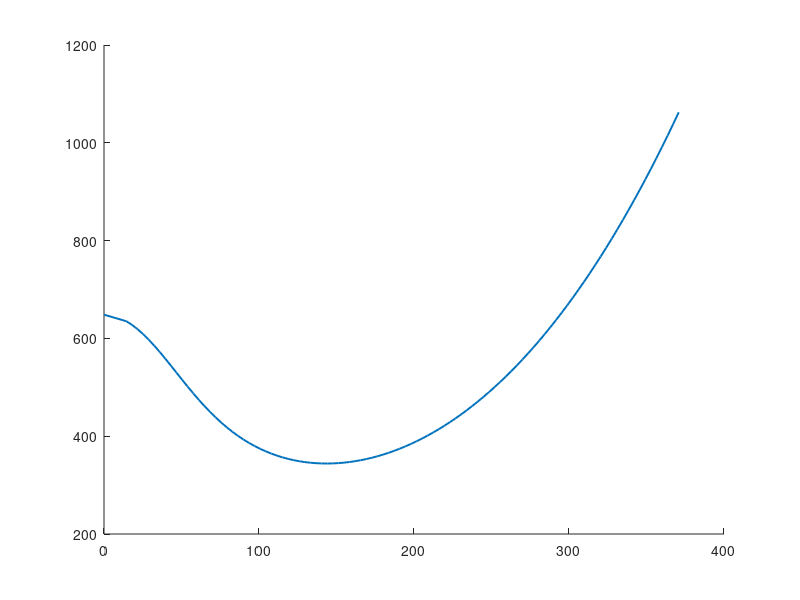

Here is the MATLAB script that generated this plot: (Note: this script raises an error after producing the figure.)
%% EC145/BK117 C-2: simplified power-balance coursework model
% This estimates power-limited intersections, not operational V_NE or a
% certified flight envelope. It does not include retreating-blade stall,
% advancing-tip Mach limits, rotor trim, or temperature corrections.
clear; clc; close all;

m = 3585;             % Reference mass [kg]
NB = 4;               % Blades
RB = 5.5;             % Rotor radius [m]
NR = 383;             % Rotor speed [rev/min]
CB = 0.32;            % Blade chord [m]
rho0 = 1.225;         % Density at sea level [kg/m^3]
g = 9.8;              % Acceleration due to gravity [m/s^2]
P0max = 1032e3;       % Combined continuous power [W]
kh = 1.15;            % Induced power correction in hover
kf = 1.15;            % Induced power correction in forward flight
K = 1.15;             % Profile-power speed correction
fA = 1.20;            % Equivalent drag area [m^2]
reserve = 0.04;       % Coursework power margin
xi = 1.15;            % Additional-loss factor

sigma = NB*CB/(pi*RB);
omega = NR*2*pi/60;
Vtip = omega*RB;
Arotor = pi*RB^2;
H = 0:1000:6000;      % Pressure-altitude cases [m]
V = [0,4:103];        % Shared physical speed grid [m/s]

rhoAt = @(h) rho0.*(20000-h)./(20000+h);
powerAt = @(h) P0max.*(1.11*rhoAt(h)./rho0-0.11);

nH = numel(H);
nV = numel(V);
Pavail = zeros(nH,1);
Preq = zeros(nH,nV);
wClimb = zeros(nH,nV);
wAuto = zeros(nH,nV);
aForward = nan(nH,nV);
Vmin = nan(nH,1);
Vmax = nan(nH,1);
Vopt = nan(nH,1);

for i = 1:nH
    rho = rhoAt(H(i));
    Pavail(i) = powerAt(H(i));
    CPav = Pavail(i)/(rho*Arotor*Vtip^3);
    CT = m*g/(rho*Arotor*Vtip^2);
    CL = 6*CT/sigma;
    CD = 0.011+0.065*(CL-0.5)^2;
    lambdaHover = sqrt(CT/2);

    for j = 1:nV
        speed = V(j);
        mu = speed/Vtip;
        Rd = 0.5*rho*fA*speed^2;

        if speed == 0
            lambdaI = lambdaHover;
            CP = kh*lambdaI*CT+sigma*CD/8;
            climbFactor = kh;
        else
            % Unique positive real root of r^4+a*r^2-1=0.
            a = (speed/(Vtip*lambdaHover))^2;
            r = sqrt(2/(sqrt(a^2+4)+a));
            lambdaI = r*lambdaHover;
            CP = kf*lambdaI*CT+sigma*CD*(1+K*mu^2)/8 ...
               +mu*Rd/(m*g)*CT;
            climbFactor = kf;
        end

        Preq(i,j) = (1+reserve)*CP*rho*Arotor*Vtip^3;
        lambdaClimb = (1-reserve)*CPav/(xi*CT) ...
            -climbFactor*lambdaI/xi ...
            -sigma*CD*(1+K*mu^2)/(8*xi*CT) ...
            -mu^3*fA/(2*xi*CT*Arotor);
        wClimb(i,j) = lambdaClimb*Vtip;
        lambdaAuto = climbFactor*lambdaI ...
            +sigma*CD*(1+K*mu^2)/(8*CT) ...
            +mu^3*fA/(2*CT*Arotor);
        wAuto(i,j) = -lambdaAuto*Vtip;

        if speed > 0
            aForward(i,j) = (Pavail(i)-Preq(i,j))/(m*speed);
        end
    end

    % Intersections use V(j) for both Preq(i,j) and Preq(i,j+1).
    % A missing power intersection is NaN, not a zero airspeed.
    if Preq(i,1) <= Pavail(i)
        Vmin(i) = 0;
    end
    for j = 1:nV-1
        d1 = Preq(i,j)-Pavail(i);
        d2 = Preq(i,j+1)-Pavail(i);
        if d1*d2 <= 0 && d1 ~= d2
            vCross = V(j)-d1*(V(j+1)-V(j))/(d2-d1);
            if d1 > 0 && d2 < 0
                Vmin(i) = vCross;
            elseif d1 < 0 && d2 > 0
                Vmax(i) = vCross;
            end
        end
    end
    [~,k] = min(Preq(i,:));
    Vopt(i) = V(k);
end

fprintf('EC145 simplified power-balance results (model estimates)\n');
fprintf(' H [m]  Vmin  Vopt  VpowerMax [km/h]\n');
for i = 1:nH
    fprintf('%5.0f  %6.2f  %6.2f  %8.2f\n',H(i), ...
        3.6*Vmin(i),3.6*Vopt(i),3.6*Vmax(i));
end

% Height above ground modifies induced power, not ambient altitude.
heightAGL = 0:0.5:15;
rho = rho0;
CT = m*g/(rho*Arotor*Vtip^2);
CL = 6*CT/sigma;
CD = 0.011+0.065*(CL-0.5)^2;
lambdaHover = sqrt(CT/2);
groundFactor = 1-0.5./(1+4*(heightAGL/RB).^2);
Pground = (groundFactor*kh*lambdaHover*CT+sigma*CD/8) ...
          *rho*Arotor*Vtip^3;

if ~exist('figures','dir'), mkdir('figures'); end
colors = lines(nH);
speedKmh = V*3.6;

f1=figure('Color','w'); hold on;
for i=1:nH
    plot(speedKmh,Preq(i,:)/1000,'Color',colors(i,:), ...
        'LineWidth',1.4,'DisplayName',sprintf('%d m',H(i)));
    yline(Pavail(i)/1000,'--','Color',colors(i,:), ...
        'HandleVisibility','off');
end
grid on; xlabel('Forward speed [km/h]'); ylabel('Power [kW]');
title('Required power and available power (simplified model)');
legend('Location','eastoutside');
exportgraphics(f1,fullfile('figures','power_required_available.svg'),'ContentType','vector');

f2=figure('Color','w'); hold on;
plot(3.6*Vmin,H,'o-','DisplayName','Lower power intersection');
plot(3.6*Vopt,H,'s-','DisplayName','Minimum-power speed');
plot(3.6*Vmax,H,'d-','DisplayName','Upper power intersection');
grid on; xlabel('Power-balance speed [km/h]'); ylabel('Altitude [m]');
title('Power-limited speed intersections (not an operating envelope)');
legend('Location','best');
exportgraphics(f2,fullfile('figures','flight_ceiling_envelope.svg'),'ContentType','vector');

f3=figure('Color','w'); hold on;
for i=1:nH
    plot(speedKmh,wClimb(i,:),'Color',colors(i,:), ...
        'DisplayName',sprintf('%d m',H(i)));
end
grid on; xlabel('Forward speed [km/h]'); ylabel('Climb-rate estimate [m/s]');
title('Climb-rate estimates from the simplified power balance');
legend('Location','eastoutside');
exportgraphics(f3,fullfile('figures','rate_of_climb.svg'),'ContentType','vector');

f4=figure('Color','w'); hold on;
for i=1:nH
    plot(speedKmh,wAuto(i,:),'Color',colors(i,:), ...
        'DisplayName',sprintf('%d m',H(i)));
end
grid on; xlabel('Forward speed [km/h]'); ylabel('Vertical velocity [m/s]');
title('Autorotation sink-rate approximation');
legend('Location','eastoutside');
exportgraphics(f4,fullfile('figures','autorotation_descent.svg'),'ContentType','vector');

f5=figure('Color','w');
plot(heightAGL,Pground/1000,'LineWidth',1.8);
grid on; xlabel('Rotor height above ground [m]');
ylabel('Estimated power [kW]');
title('Hover induced-power correction near the ground');
exportgraphics(f5,fullfile('figures','ground_effect_power.svg'),'ContentType','vector');

f6=figure('Color','w'); hold on;
plot(speedKmh,aForward(1,:),'DisplayName','Sea level');
plot(speedKmh,aForward(2,:),'DisplayName','1000 m');
grid on; xlabel('Forward speed [km/h]');
ylabel('Longitudinal acceleration estimate [m/s^2]');
title('Excess-power acceleration (nonzero forward speed)');
legend('Location','best');
exportgraphics(f6,fullfile('figures','horizontal_acceleration.svg'), ...
    'ContentType','vector');
